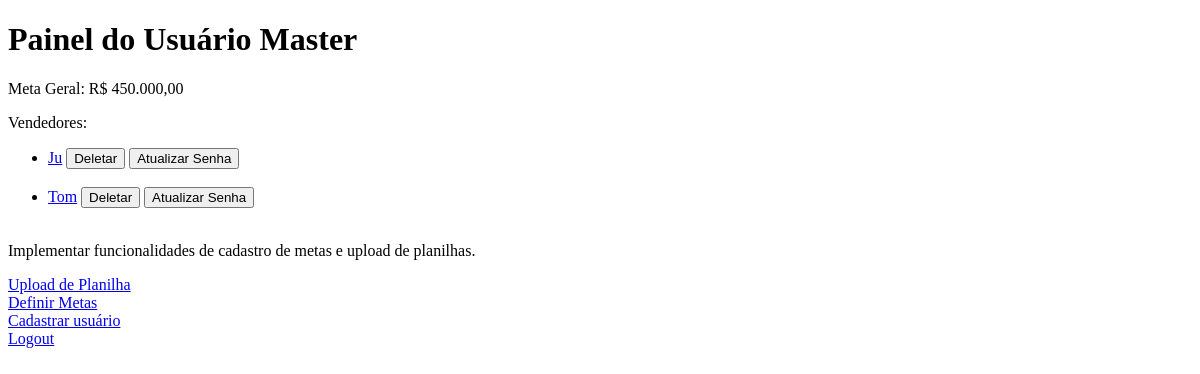
The page /dashboard (signed in) on the database its author committed.
### tables this page shows
CREATE TABLE GeneralGoals (
        id INTEGER PRIMARY KEY AUTOINCREMENT,
        goal REAL NOT NULL
    );

CREATE TABLE Users (
        id INTEGER PRIMARY KEY AUTOINCREMENT,
        username TEXT NOT NULL,
        password TEXT NOT NULL,
        name TEXT NOT NULL,  -- Nome completo do usuário
        role TEXT NOT NULL  -- 'seller' ou 'master'
    );

### comisys.py (the view)
@app.route('/dashboard')
def dashboard():
    if 'user_id' not in session:
        return redirect(url_for('login'))
    user_id = session['user_id']
    user_role = session['role']
    conn = get_db_connection()
    cursor = conn.cursor()
    if user_role == 'seller':
        cursor.execute('SELECT name FROM Users WHERE id = ?', (user_id,))
        username = cursor.fetchone()['name']
        cursor.execute('''
            SELECT SUM(amount) AS total_sales
            FROM Sales
            WHERE user_id = ?
            AND strftime('%m', date) = strftime('%m', 'now')
            AND strftime('%Y', date) = strftime('%Y', 'now')
        ''', (user_id,))
        total_sales_row = cursor.fetchone()
        total_sales = total_sales_row['total_sales'] if total_sales_row and total_sales_row['total_sales'] else 0
        cursor.execute('SELECT goal FROM IndividualGoals WHERE user_id = ?', (user_id,))
        individual_goal_row = cursor.fetchone()
        individual_goal = individual_goal_row['goal'] if individual_goal_row else 0
        cursor.execute('''
            SELECT SUM(amount) AS total_company_sales
            FROM Sales
            WHERE strftime('%m', date) = strftime('%m', 'now')
            AND strftime('%Y', date) = strftime('%Y', 'now')
        ''')
        total_company_sales_row = cursor.fetchone()
        total_company_sales = total_company_sales_row['total_company_sales'] if total_company_sales_row and total_company_sales_row['total_company_sales'] else 0
        cursor.execute('SELECT goal FROM GeneralGoals ORDER BY id DESC LIMIT 1')
        general_goal_row = cursor.fetchone()
        general_goal = general_goal_row['goal'] if general_goal_row else 0
        cursor.execute('''
            SELECT date, amount, order_number
            FROM Sales
            WHERE user_id = ?
            AND strftime('%m', date) = strftime('%m', 'now')
            AND strftime('%Y', date) = strftime('%Y', 'now')
        ''', (user_id,))
        vendas = cursor.fetchall()
        conn.close()
        individual_percentage = (total_sales / individual_goal) * 100 if individual_goal else 0
        company_percentage = (total_company_sales / general_goal) * 100 if general_goal else 0
        return render_template('seller_dashboard.html', total_sales=total_sales,
                               total_company_sales=total_company_sales,
                               individual_percentage=individual_percentage,
                               company_percentage=company_percentage,
                               user_id=user_id,
                               username=username,
                               general_goal=general_goal,
                               vendas=vendas,
                               individual_goal=individual_goal)
    elif user_role == 'master':
        cursor.execute('SELECT id, username, name FROM Users WHERE role = "seller"')
        sellers = cursor.fetchall()
        cursor.execute('SELECT goal FROM GeneralGoals ORDER BY id DESC LIMIT 1')
        general_goal_row = cursor.fetchone()
        general_goal = general_goal_row['goal'] if general_goal_row else 0
        return render_template('master_dashboard.html', sellers=sellers, general_goal=general_goal)

### comisys.py (called while the page is built)
def get_db_connection():
    conn = sqlite3.connect('sales_tracking.db')
    conn.row_factory = sqlite3.Row
    return conn

def format_currency(value):
    return f'R$ {value:,.2f}'.replace(',', 'X').replace('.', ',').replace('X', '.')

### templates/master_dashboard.html (shortened to what this page needs)
{% extends "base.html" %}
{% block content %}
<h1>Painel do Usuário Master</h1>
<p>Meta Geral: {{ general_goal | float | currency }}</p>
<p>Vendedores:</p>
<ul>
    {% for seller in sellers %}
        <li>
            <a href="{{ url_for('seller_dashboard', seller_id=seller.id) }}">{{ seller.username }}</a>
            <form action="{{ url_for('delete_seller', seller_id=seller.id) }}" method="post" style="display:inline;">
                <button type="submit" onclick="return confirm('Tem certeza que deseja deletar este vendedor?');">Deletar</button>
            </form>
            <form action="{{ url_for('update_password', seller_id=seller.id) }}" method="get" style="display:inline;">
                <button type="submit">Atualizar Senha</button>
            </form>
        </li>
        <br>
    {% endfor %}
</ul>
<p>Implementar funcionalidades de cadastro de metas e upload de planilhas.</p>
<a href="{{ url_for('upload') }}">Upload de Planilha</a><br>
<a href="{{ url_for('set_goals') }}">Definir Metas</a><br>
<a href="{{ url_for('register') }}">Cadastrar usuário</a><br>
<a href="{{ url_for('logout') }}">Logout</a>
{% endblock %}

### rows shown on the page
GeneralGoals: goal "R$ 450.000,00"
Users: username "Ju"
Users: username "Tom"
